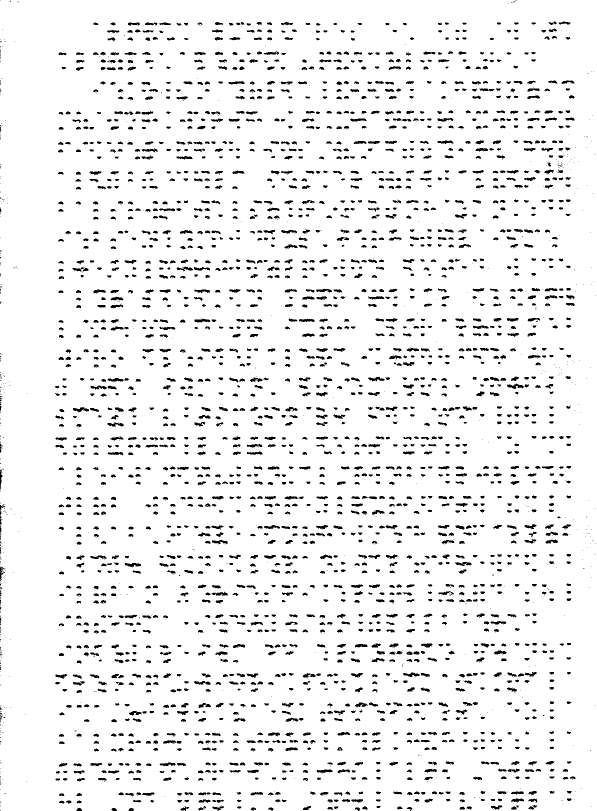
#> input picture images/tested/ImageScan.tif, 1194 x 1621 px (shown at 1/2 size)
$ python ImgProcess.py --image images/tested/ImageScan.tif   (older library calls are emulated)
#> lines starting #> are read from the running program, lines starting #| are printed output that depends on the picture; after the words box and inside, x2 and y2 are one past the last pixel; in counts of white or black regions, pixels touching at a corner belong together
### FileMan.py
import os
import sys

import subprocess as sub


FILE_TYPE = 1
FOLDER_TYPE = 0

class StdoutRedirection:
    """Standard output redirection context manager"""

    def __init__(self, path):
        self._path = path

    def __enter__(self):
        sys.stdout = open(self._path, mode="a")
        return self

    def __exit__(self, exc_type, exc_val, exc_tb):
        sys.stdout.close()
        sys.stdout = sys.__stdout__


def printLog(*args) :
  with StdoutRedirection("log.txt"):
    print(args,'\n')


# [6 lines left out: function new_popen, not called in this run]


def secureDel(path, ftype, echo=True) :
  """ check if a folder or file exists
  then delete it.
  given paremeters :
  path to the file or folder.
  ftype : (1==file) , (0 == Folder)
  return true if action performed """


  if os.path.exists(path):
    if ftype == FILE_TYPE :
      os.remove(path)
      if echo :
        printLog("file : ",path , " removed")
      return True
    elif ftype == FOLDER_TYPE :
      os.rmdir(path)
      if echo :
        printLog("folder : ",path , " removed")
      return True
  else :
    if echo :
      printLog("the item does not exist : \n", path)
  return False

### ImgProcess.py
import cv2
import numpy as np
from PIL import Image
import os
import argparse
from FileMan import secureDel, FILE_TYPE, printLog


#python ImgProcess.py -i ./images/img017.tif

#python help("ImgProcess.get_dpi")


def get_dpi(imgPath) :
    """get_dpi(imgPath)
     return a tuple (x_dpi,y_dpi)
    describing the resolution of a given image path
    if the info does not exist returns (0,0)"""


    img= Image.open(imgPath)
    #printLog("info = ",img.info)
    #Or we can loop through it as in 2.0 as such:

    for tag,value in img.info.items() :
      if tag.lower()=="dpi" :
        return value
    return (0,0)


def set_resolution(filename,new_filename, new_dpi=300) :
    """ set_resolution(filename,new_filename, new_dpi=300)
    resize the image :
    filename is the path to the image.
    new_dpi is the new resolution default is300
    new_filename is the path to the result image to save """

    # define the x,y scale (default resolution is 300dpi)
    x_scale=1.0
    y_scale=1.0

    dpi=get_dpi(filename)
    printLog(dpi," ",type(dpi))

    if dpi[0]>0 :
      x_scale=dpi[0]/new_dpi
    if dpi[1]>0 :
      y_scale=dpi[1]/new_dpi

    im = Image.open(filename)
    size=(int(im.width//x_scale),int(im.height//y_scale))
    im_resized = im.resize(size, Image.ANTIALIAS)
    im_resized.save(new_filename, dpi=(new_dpi,new_dpi))


def BlurErodeThresh(imFilename,ksize=(8,5),erod=True) :

    img= cv2.imread(imFilename,0)

    #img = cv2.blur(img,(5,5))


#     median blurring should be done to remove noise
    img = cv2.medianBlur(img, 7)

    if erod :
      kernel = np.ones(ksize,np.uint8)
      img = cv2.erode(img,kernel,iterations = 1)

    img = cv2.threshold(img, 0, 255,
      cv2.THRESH_BINARY | cv2.THRESH_OTSU)[1]
    #show_wait_destroy("ThreshImage", img)
    h,w=img.shape
    thName='./images/thresh.jpg'
    secureDel(thName,FILE_TYPE)
    cv2.imwrite(thName,img[20:(h-40), 60:(w-100)])


def preProcess(file_name,new_file_name,ksize=(5,5)) :
  set_resolution(file_name,new_file_name)
  printLog(get_dpi(new_file_name))
  BlurErodeThresh(file_name,ksize)


def main(file_name) :

    new_file_name="./images/resized.tif"
    secureDel(new_file_name,FILE_TYPE)
    preProcess(file_name,new_file_name,ksize=(5,5))
#> in get_dpi, img is the input picture: PIL image 1194x1621 1; 93.4% white; 3184 black regions (750 under 20 px), largest, box (x1, y1, x2, y2) and area: (1014, 767, 1048, 778) 187, (146, 814, 178, 825) 177, (249, 1126, 282, 1135) 175
#> the loop in get_dpi, `for tag,value in img.info.items() :` made 2 passes
#> (tag, value) on pass 1: ('compression', 'group4')
#> in set_resolution, `size=(int(im.width//x_scale),int(im.height//y_scale))`: size = (2388, 3242)
#> in set_resolution, `im_resized = im.resize(size, Image.ANTIALIAS)`:
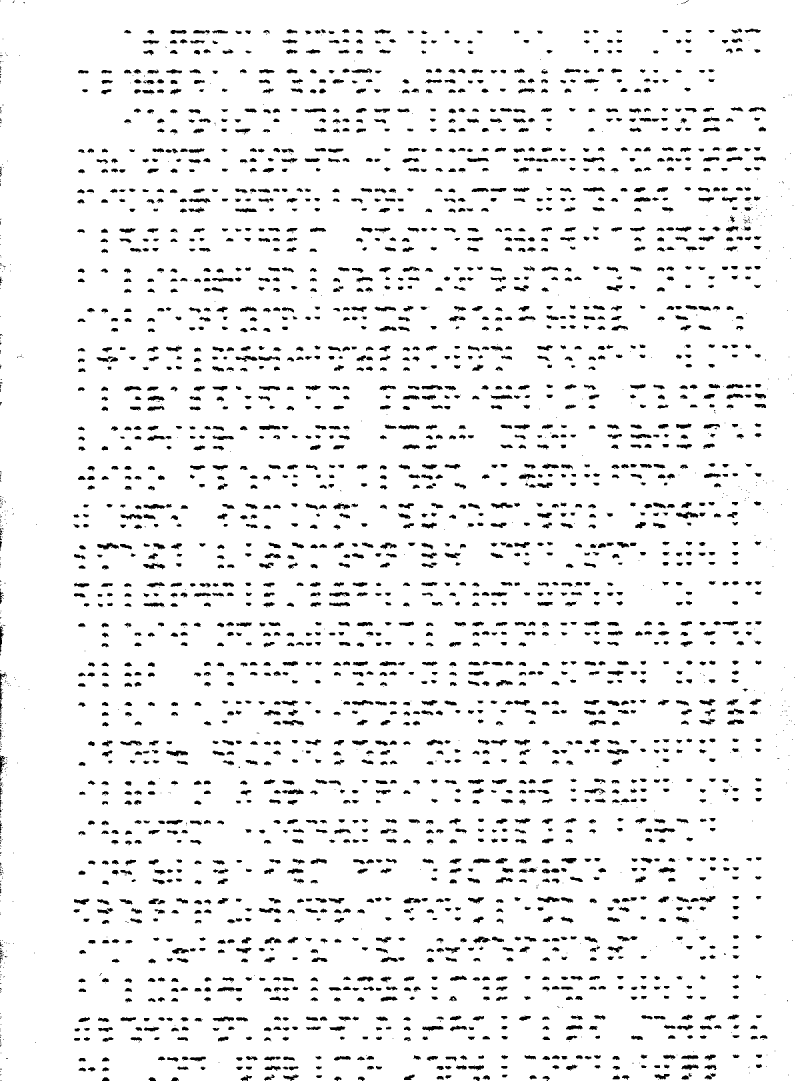
#> im_resized: PIL image 2388x3242 1 (shown at 1/3 size); 93.4% white; 3184 black regions (695 under 20 px), largest, box (x1, y1, x2, y2) and area: (2028, 1534, 2096, 1556) 748, (292, 1628, 356, 1650) 708, (498, 2252, 564, 2270) 700
#> in BlurErodeThresh, `img = cv2.medianBlur(img, 7)`:
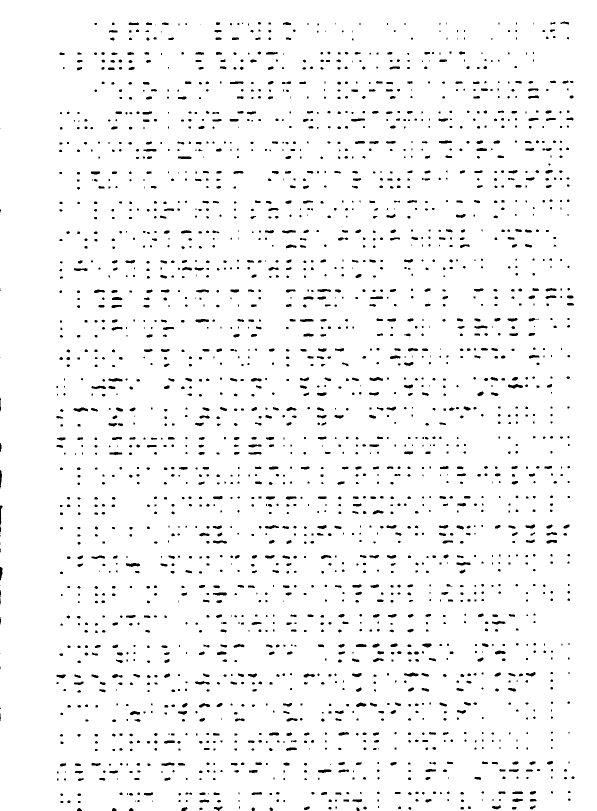
#> img: shape (1621, 1194) (shown at 1/2 size); 96.1% white; 2432 black regions (956 under 20 px), largest, box (x1, y1, x2, y2) and area: (1016, 768, 1046, 777) 166, (147, 815, 176, 824) 158, (252, 1126, 280, 1134) 155
#> in BlurErodeThresh, `img = cv2.erode(img,kernel,iterations = 1)`:
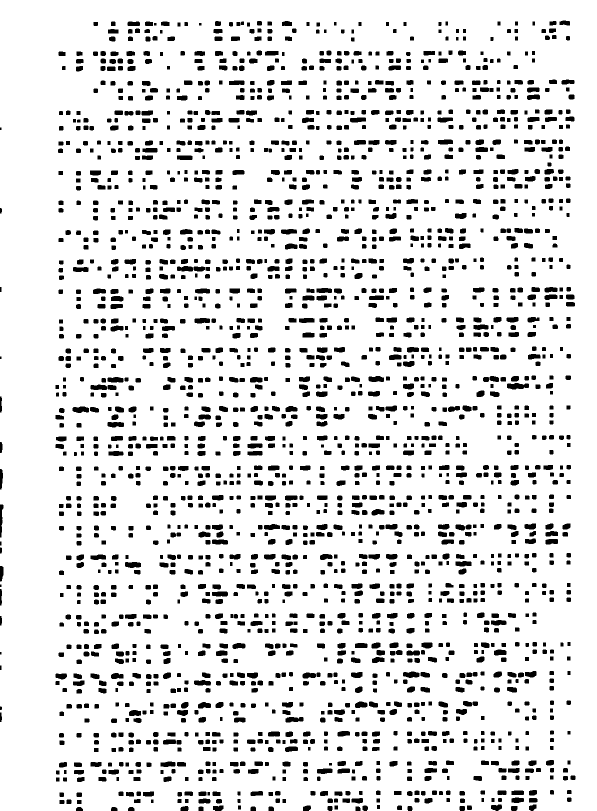
#> img: shape (1621, 1194) (shown at 1/2 size); 87.9% white; 2378 black regions (4 under 20 px), largest, box (x1, y1, x2, y2) and area: (1014, 766, 1058, 779) 437, (145, 813, 178, 826) 341, (806, 1343, 839, 1356) 333
#> in BlurErodeThresh, `cv2.imwrite(thName,img[20:(h-40), 60:(w-100)])`:
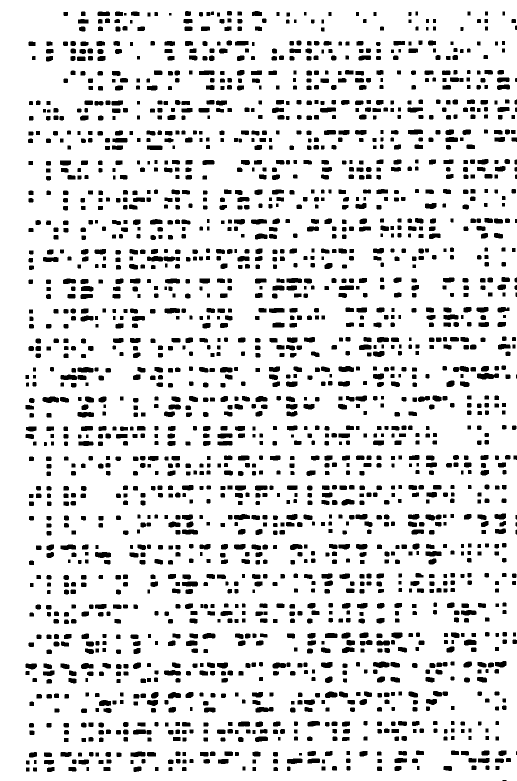
#> saved as thresh.jpg: shape (1561, 1034) (shown at 1/2 size); 86.7% white; 2171 black regions (3 under 20 px), largest, box (x1, y1, x2, y2) and area: (954, 746, 998, 759) 437, (85, 793, 118, 806) 341, (746, 1323, 779, 1336) 333

if __name__ == "__main__":


    ap = argparse.ArgumentParser()
    ap.add_argument("-i", "--image", required=True,
      help="path to input image to be OCR'd")
    args = vars(ap.parse_args())


    file_name=args["image"]
    main(file_name)
